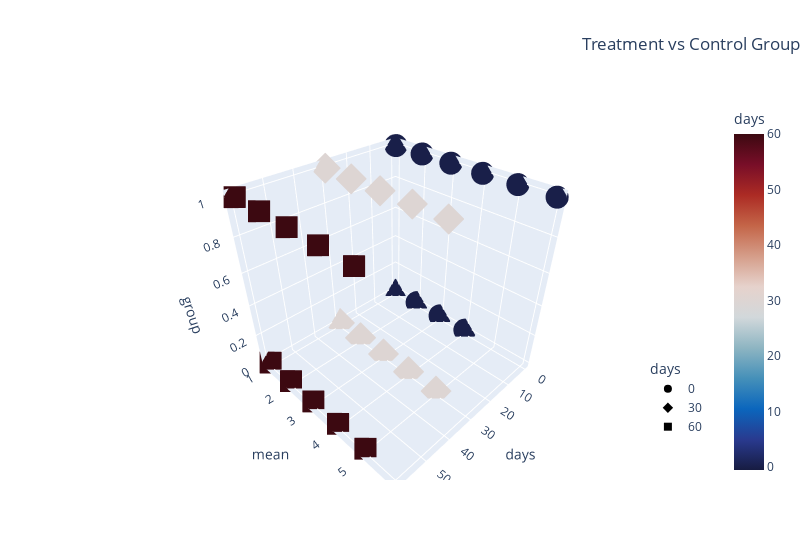

This figure's notebook cell:
### Code cell
# visualize it

fig = px.scatter_3d(
    treat_Crtl_df,
    x="days",
    y="mean",
    z="group",
    hover_name ="days", 
    color="days",  
    color_continuous_scale=px.colors.diverging.balance,
    title = "Treatment vs Control Group",
    symbol="days",
    width=800,) 
fig.update_layout(legend=dict(x=0, y=1), legend_x = 0.9, legend_y = 0.1, title_x=1)
fig.show()

### Figure 1 — Plotly figure (JSON) as saved in the notebook; plotly's stock layout.template omitted (floating-point values rounded to 4 significant figures; data arrays with more than 128 entries replaced by an {"elided": "..."} marker saying what was removed)
{"data": [{"hovertemplate": "<b>%{hovertext}</b><br><br>days=%{marker.color}<br>mean=%{y}<br>group=%{z}<extra></extra>", "hovertext": {"elided": "623 int values"}, "legendgroup": "0", "marker": {"color": {"elided": "623 int values"}, "coloraxis": "coloraxis", "symbol": "circle"}, "mode": "markers", "name": "0", "scene": "scene", "showlegend": true, "type": "scatter3d", "x": {"elided": "623 int values"}, "y": {"elided": "623 int values"}, "z": {"elided": "623 int values"}}, {"hovertemplate": "<b>%{hovertext}</b><br><br>days=%{marker.color}<br>mean=%{y}<br>group=%{z}<extra></extra>", "hovertext": {"elided": "624 int values"}, "legendgroup": "30", "marker": {"color": {"elided": "624 int values"}, "coloraxis": "coloraxis", "symbol": "diamond"}, "mode": "markers", "name": "30", "scene": "scene", "showlegend": true, "type": "scatter3d", "x": {"elided": "624 int values"}, "y": {"elided": "624 int values"}, "z": {"elided": "624 int values"}}, {"hovertemplate": "<b>%{hovertext}</b><br><br>days=%{marker.color}<br>mean=%{y}<br>group=%{z}<extra></extra>", "hovertext": {"elided": "624 int values"}, "legendgroup": "60", "marker": {"color": {"elided": "624 int values"}, "coloraxis": "coloraxis", "symbol": "square"}, "mode": "markers", "name": "60", "scene": "scene", "showlegend": true, "type": "scatter3d", "x": {"elided": "624 int values"}, "y": {"elided": "624 int values"}, "z": {"elided": "624 int values"}}], "layout": {"coloraxis": {"colorbar": {"title": {"text": "days"}}, "colorscale": [[0, "rgb(23, 28, 66)"], [0.09091, "rgb(41, 58, 143)"], [0.1818, "rgb(11, 102, 189)"], [0.2727, "rgb(69, 144, 185)"], [0.3636, "rgb(142, 181, 194)"], [0.4545, "rgb(210, 216, 219)"], [0.5455, "rgb(230, 210, 204)"], [0.6364, "rgb(213, 157, 137)"], [0.7273, "rgb(196, 101, 72)"], [0.8182, "rgb(172, 43, 36)"], [0.9091, "rgb(120, 14, 40)"], [1, "rgb(60, 9, 17)"]]}, "legend": {"title": {"text": "days"}, "tracegroupgap": 0, "x": 0.9, "y": 0.1}, "scene": {"domain": {"x": [0, 1], "y": [0, 1]}, "xaxis": {"categoryarray": [0, 30, 60], "categoryorder": "array", "title": {"text": "days"}}, "yaxis": {"title": {"text": "mean"}}, "zaxis": {"title": {"text": "group"}}}, "title": {"text": "Treatment vs Control Group", "x": 1}, "width": 800}}
